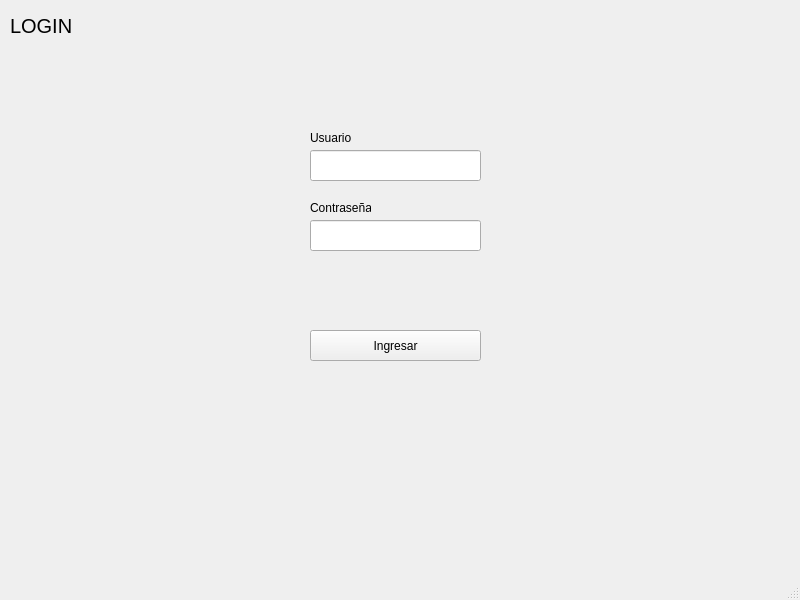
<?xml version="1.0" encoding="UTF-8"?>
<ui version="4.0">
 <class>LoginWindow</class>
 <widget class="QMainWindow" name="LoginWindow">
  <property name="geometry">
   <rect>
    <x>0</x>
    <y>0</y>
    <width>800</width>
    <height>600</height>
   </rect>
  </property>
  <property name="windowTitle">
   <string>BANCO</string>
  </property>
  <widget class="QWidget" name="centralwidget">
   <widget class="QLabel" name="label">
    <property name="geometry">
     <rect>
      <x>10</x>
      <y>10</y>
      <width>61</width>
      <height>31</height>
     </rect>
    </property>
    <property name="font">
     <font>
      <pointsize>15</pointsize>
     </font>
    </property>
    <property name="text">
     <string>LOGIN</string>
    </property>
   </widget>
   <widget class="QLineEdit" name="input_username">
    <property name="geometry">
     <rect>
      <x>310</x>
      <y>150</y>
      <width>171</width>
      <height>31</height>
     </rect>
    </property>
   </widget>
   <widget class="QLabel" name="label_2">
    <property name="geometry">
     <rect>
      <x>310</x>
      <y>130</y>
      <width>49</width>
      <height>16</height>
     </rect>
    </property>
    <property name="text">
     <string>Usuario</string>
    </property>
   </widget>
   <widget class="QPushButton" name="btn_ingresar">
    <property name="geometry">
     <rect>
      <x>310</x>
      <y>330</y>
      <width>171</width>
      <height>31</height>
     </rect>
    </property>
    <property name="text">
     <string>Ingresar</string>
    </property>
   </widget>
   <widget class="QLineEdit" name="input_password">
    <property name="geometry">
     <rect>
      <x>310</x>
      <y>220</y>
      <width>171</width>
      <height>31</height>
     </rect>
    </property>
   </widget>
   <widget class="QLabel" name="label_3">
    <property name="geometry">
     <rect>
      <x>310</x>
      <y>200</y>
      <width>61</width>
      <height>16</height>
     </rect>
    </property>
    <property name="text">
     <string>Contraseña</string>
    </property>
   </widget>
   <widget class="QLabel" name="lbl_error">
    <property name="geometry">
     <rect>
      <x>310</x>
      <y>280</y>
      <width>331</width>
      <height>31</height>
     </rect>
    </property>
    <property name="styleSheet">
     <string notr="true">color: rgb(255, 0, 0);</string>
    </property>
    <property name="text">
     <string/>
    </property>
   </widget>
  </widget>
  <widget class="QMenuBar" name="menubar">
   <property name="geometry">
    <rect>
     <x>0</x>
     <y>0</y>
     <width>800</width>
     <height>33</height>
    </rect>
   </property>
  </widget>
  <widget class="QStatusBar" name="statusbar"/>
 </widget>
 <resources/>
 <connections/>
</ui>
